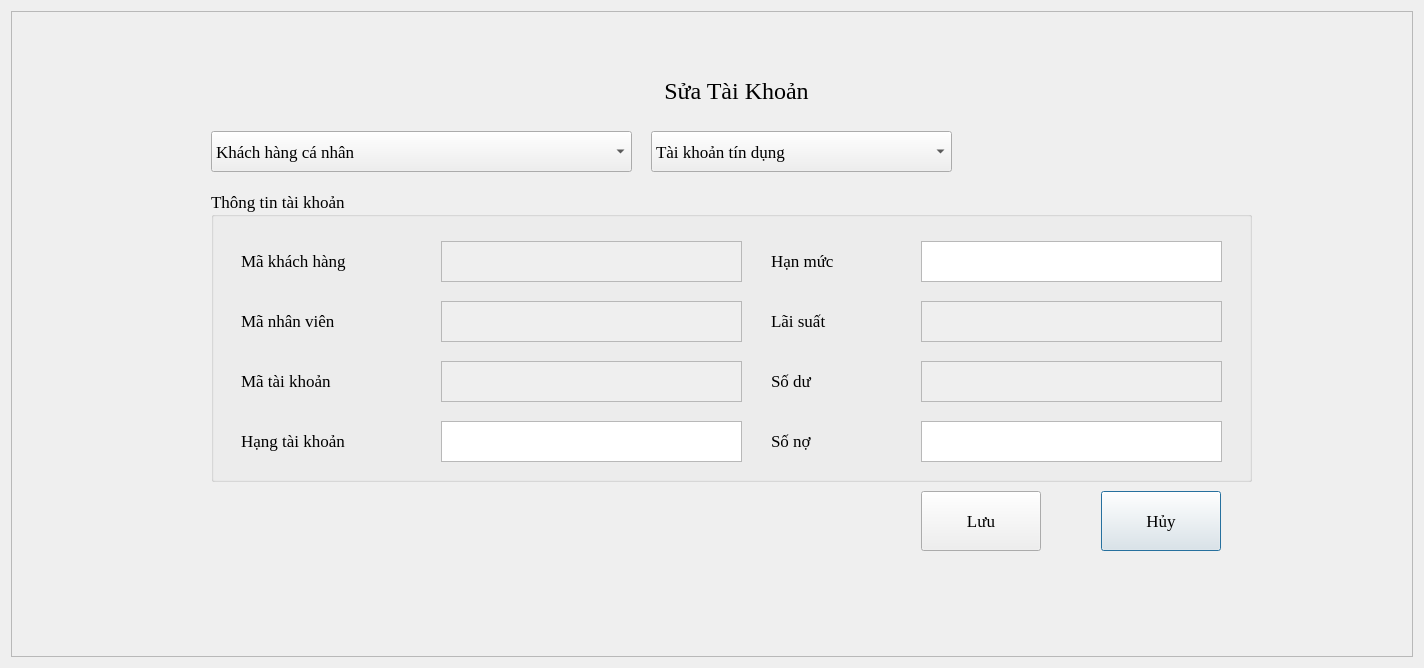
<?xml version="1.0" encoding="UTF-8"?>
<ui version="4.0">
 <class>Dialog</class>
 <widget class="QDialog" name="Dialog">
  <property name="geometry">
   <rect>
    <x>0</x>
    <y>0</y>
    <width>1424</width>
    <height>668</height>
   </rect>
  </property>
  <property name="font">
   <font>
    <family>Times New Roman</family>
    <pointsize>16</pointsize>
   </font>
  </property>
  <property name="windowTitle">
   <string>Dialog</string>
  </property>
  <layout class="QGridLayout" name="gridLayout">
   <item row="0" column="0">
    <widget class="QFrame" name="frame">
     <property name="frameShape">
      <enum>QFrame::StyledPanel</enum>
     </property>
     <property name="frameShadow">
      <enum>QFrame::Raised</enum>
     </property>
     <widget class="QLabel" name="label_5">
      <property name="geometry">
       <rect>
        <x>190</x>
        <y>60</y>
        <width>1071</width>
        <height>40</height>
       </rect>
      </property>
      <property name="font">
       <font>
        <family>Times New Roman</family>
        <pointsize>18</pointsize>
       </font>
      </property>
      <property name="text">
       <string>Sửa Tài Khoản</string>
      </property>
      <property name="alignment">
       <set>Qt::AlignCenter</set>
      </property>
     </widget>
     <widget class="QComboBox" name="comboBox_2">
      <property name="enabled">
       <bool>true</bool>
      </property>
      <property name="geometry">
       <rect>
        <x>640</x>
        <y>120</y>
        <width>301</width>
        <height>41</height>
       </rect>
      </property>
      <property name="font">
       <font>
        <family>Times New Roman</family>
        <pointsize>13</pointsize>
       </font>
      </property>
      <item>
       <property name="text">
        <string>Tài khoản tín dụng</string>
       </property>
      </item>
      <item>
       <property name="text">
        <string>Tài khoản gửi tiền</string>
       </property>
      </item>
     </widget>
     <widget class="QComboBox" name="comboBox">
      <property name="enabled">
       <bool>true</bool>
      </property>
      <property name="geometry">
       <rect>
        <x>200</x>
        <y>120</y>
        <width>421</width>
        <height>41</height>
       </rect>
      </property>
      <property name="font">
       <font>
        <family>Times New Roman</family>
        <pointsize>13</pointsize>
       </font>
      </property>
      <item>
       <property name="text">
        <string>Khách hàng cá nhân</string>
       </property>
      </item>
      <item>
       <property name="text">
        <string>Khách hàng tổ chức/doanh nghiệp</string>
       </property>
      </item>
     </widget>
     <widget class="QGroupBox" name="groupBox">
      <property name="geometry">
       <rect>
        <x>200</x>
        <y>180</y>
        <width>1041</width>
        <height>291</height>
       </rect>
      </property>
      <property name="font">
       <font>
        <family>Times New Roman</family>
        <pointsize>13</pointsize>
       </font>
      </property>
      <property name="title">
       <string>Thông tin tài khoản</string>
      </property>
      <widget class="QLabel" name="label_9">
       <property name="geometry">
        <rect>
         <x>30</x>
         <y>110</y>
         <width>200</width>
         <height>40</height>
        </rect>
       </property>
       <property name="font">
        <font>
         <family>Times New Roman</family>
         <pointsize>13</pointsize>
        </font>
       </property>
       <property name="text">
        <string>Mã nhân viên</string>
       </property>
      </widget>
      <widget class="QTextEdit" name="textEdit_3">
       <property name="geometry">
        <rect>
         <x>710</x>
         <y>50</y>
         <width>301</width>
         <height>41</height>
        </rect>
       </property>
       <property name="font">
        <font>
         <family>Times New Roman</family>
         <pointsize>13</pointsize>
        </font>
       </property>
      </widget>
      <widget class="QTextEdit" name="textEdit_5">
       <property name="enabled">
        <bool>false</bool>
       </property>
       <property name="geometry">
        <rect>
         <x>710</x>
         <y>170</y>
         <width>301</width>
         <height>41</height>
        </rect>
       </property>
       <property name="font">
        <font>
         <family>Times New Roman</family>
         <pointsize>13</pointsize>
        </font>
       </property>
      </widget>
      <widget class="QLabel" name="label_3">
       <property name="geometry">
        <rect>
         <x>560</x>
         <y>50</y>
         <width>200</width>
         <height>40</height>
        </rect>
       </property>
       <property name="font">
        <font>
         <family>Times New Roman</family>
         <pointsize>13</pointsize>
        </font>
       </property>
       <property name="text">
        <string>Hạn mức</string>
       </property>
      </widget>
      <widget class="QLabel" name="label_6">
       <property name="geometry">
        <rect>
         <x>560</x>
         <y>110</y>
         <width>200</width>
         <height>40</height>
        </rect>
       </property>
       <property name="font">
        <font>
         <family>Times New Roman</family>
         <pointsize>13</pointsize>
        </font>
       </property>
       <property name="text">
        <string>Lãi suất</string>
       </property>
      </widget>
      <widget class="QLabel" name="label_7">
       <property name="geometry">
        <rect>
         <x>560</x>
         <y>230</y>
         <width>200</width>
         <height>40</height>
        </rect>
       </property>
       <property name="font">
        <font>
         <family>Times New Roman</family>
         <pointsize>13</pointsize>
        </font>
       </property>
       <property name="text">
        <string>Số nợ</string>
       </property>
      </widget>
      <widget class="QTextEdit" name="textEdit_6">
       <property name="geometry">
        <rect>
         <x>710</x>
         <y>230</y>
         <width>301</width>
         <height>41</height>
        </rect>
       </property>
       <property name="font">
        <font>
         <family>Times New Roman</family>
         <pointsize>13</pointsize>
        </font>
       </property>
      </widget>
      <widget class="QLabel" name="label">
       <property name="geometry">
        <rect>
         <x>30</x>
         <y>170</y>
         <width>200</width>
         <height>40</height>
        </rect>
       </property>
       <property name="font">
        <font>
         <family>Times New Roman</family>
         <pointsize>13</pointsize>
        </font>
       </property>
       <property name="text">
        <string>Mã tài khoản</string>
       </property>
      </widget>
      <widget class="QTextEdit" name="textEdit_8">
       <property name="enabled">
        <bool>false</bool>
       </property>
       <property name="geometry">
        <rect>
         <x>230</x>
         <y>110</y>
         <width>301</width>
         <height>41</height>
        </rect>
       </property>
       <property name="font">
        <font>
         <family>Times New Roman</family>
         <pointsize>13</pointsize>
        </font>
       </property>
      </widget>
      <widget class="QTextEdit" name="textEdit_7">
       <property name="enabled">
        <bool>false</bool>
       </property>
       <property name="geometry">
        <rect>
         <x>230</x>
         <y>50</y>
         <width>301</width>
         <height>41</height>
        </rect>
       </property>
       <property name="font">
        <font>
         <family>Times New Roman</family>
         <pointsize>13</pointsize>
        </font>
       </property>
      </widget>
      <widget class="QLabel" name="label_8">
       <property name="geometry">
        <rect>
         <x>30</x>
         <y>50</y>
         <width>200</width>
         <height>40</height>
        </rect>
       </property>
       <property name="font">
        <font>
         <family>Times New Roman</family>
         <pointsize>13</pointsize>
        </font>
       </property>
       <property name="text">
        <string>Mã khách hàng</string>
       </property>
      </widget>
      <widget class="QLabel" name="label_2">
       <property name="geometry">
        <rect>
         <x>30</x>
         <y>230</y>
         <width>200</width>
         <height>40</height>
        </rect>
       </property>
       <property name="font">
        <font>
         <family>Times New Roman</family>
         <pointsize>13</pointsize>
        </font>
       </property>
       <property name="text">
        <string>Hạng tài khoản</string>
       </property>
      </widget>
      <widget class="QTextEdit" name="textEdit_2">
       <property name="geometry">
        <rect>
         <x>230</x>
         <y>230</y>
         <width>301</width>
         <height>41</height>
        </rect>
       </property>
       <property name="font">
        <font>
         <family>Times New Roman</family>
         <pointsize>13</pointsize>
        </font>
       </property>
      </widget>
      <widget class="QTextEdit" name="textEdit_4">
       <property name="enabled">
        <bool>false</bool>
       </property>
       <property name="geometry">
        <rect>
         <x>710</x>
         <y>110</y>
         <width>301</width>
         <height>41</height>
        </rect>
       </property>
       <property name="font">
        <font>
         <family>Times New Roman</family>
         <pointsize>13</pointsize>
        </font>
       </property>
      </widget>
      <widget class="QTextEdit" name="textEdit">
       <property name="enabled">
        <bool>false</bool>
       </property>
       <property name="geometry">
        <rect>
         <x>230</x>
         <y>170</y>
         <width>301</width>
         <height>41</height>
        </rect>
       </property>
       <property name="font">
        <font>
         <family>Times New Roman</family>
         <pointsize>13</pointsize>
        </font>
       </property>
      </widget>
      <widget class="QLabel" name="label_4">
       <property name="geometry">
        <rect>
         <x>560</x>
         <y>170</y>
         <width>200</width>
         <height>40</height>
        </rect>
       </property>
       <property name="font">
        <font>
         <family>Times New Roman</family>
         <pointsize>13</pointsize>
        </font>
       </property>
       <property name="text">
        <string>Số dư</string>
       </property>
      </widget>
     </widget>
     <widget class="QPushButton" name="pushButton_2">
      <property name="geometry">
       <rect>
        <x>1090</x>
        <y>480</y>
        <width>120</width>
        <height>60</height>
       </rect>
      </property>
      <property name="font">
       <font>
        <family>Times New Roman</family>
        <pointsize>13</pointsize>
       </font>
      </property>
      <property name="text">
       <string>Hủy</string>
      </property>
     </widget>
     <widget class="QPushButton" name="pushButton">
      <property name="geometry">
       <rect>
        <x>910</x>
        <y>480</y>
        <width>120</width>
        <height>60</height>
       </rect>
      </property>
      <property name="font">
       <font>
        <family>Times New Roman</family>
        <pointsize>13</pointsize>
       </font>
      </property>
      <property name="text">
       <string>Lưu</string>
      </property>
     </widget>
    </widget>
   </item>
  </layout>
 </widget>
 <resources/>
 <connections/>
</ui>
